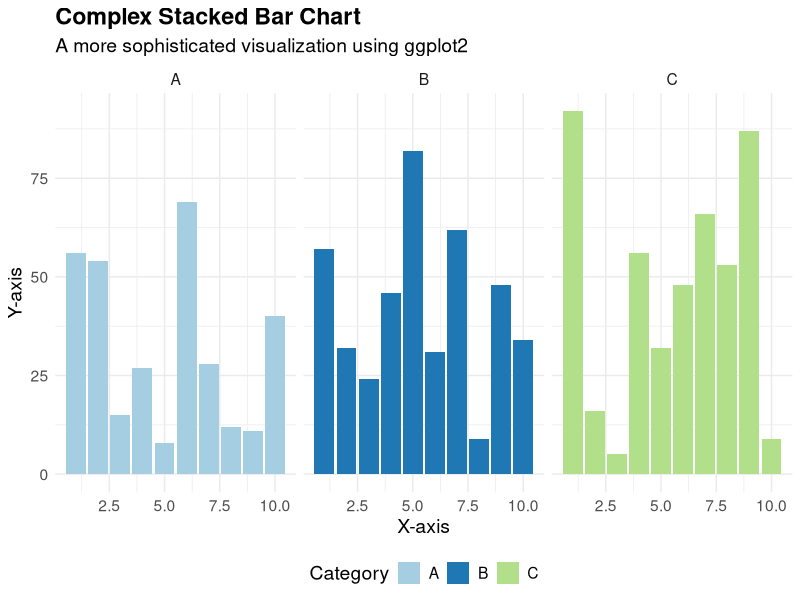

Generate this figure with R:
# Random testing of data, graph
library(ggplot2)

data <- data.frame(
  category = rep(c("A", "B", "C"), each = 10),
  x = rep(1:10, times = 3),
  y = c(sample(1:100, 10), sample(1:100, 10), sample(1:100, 10))
)


complex_stacked_bar_plot <- ggplot(data, aes(x = x, y = y, fill = category)) +
  geom_bar(stat = "identity", position = "stack") +
  labs(title = "Complex Stacked Bar Chart",
       subtitle = "A more sophisticated visualization using ggplot2",
       x = "X-axis",
       y = "Y-axis",
       fill = "Category") +
  scale_fill_brewer(palette = "Paired") +
  theme_minimal() +
  theme(text = element_text(size = 14),
        plot.title = element_text(face = "bold"),
        legend.position = "bottom") + 
  facet_wrap(~category) 

complex_stacked_bar_plot